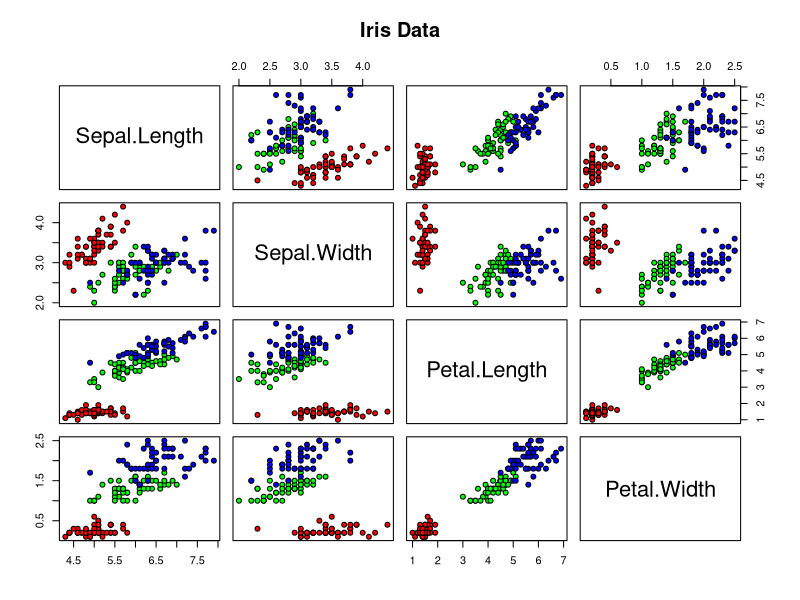

Write R code to recreate this figure.
attach(iris)
cov_sl_sw<-cov(iris$Sepal.Length,iris$Sepal.Width);cov_sl_sw #Sample covariance of sepal length and sepal width 
covmatrix_AllIris<-cov(iris[1:4]);covmatrix_AllIris #covariance matrix of all attributes
cor_1_2<-cor(iris[,1],iris[,2]);cor_1_2 #correlation between attributes
cormatrix_AllIris<-cor(iris[1:4]);cormatrix_AllIris #correlation matrix of all attributes
pairs(iris[1:4],main = "Iris Data",
      pch = 21,bg = c("red","green","blue")[unclass(iris$Species)]) #visual correlation
